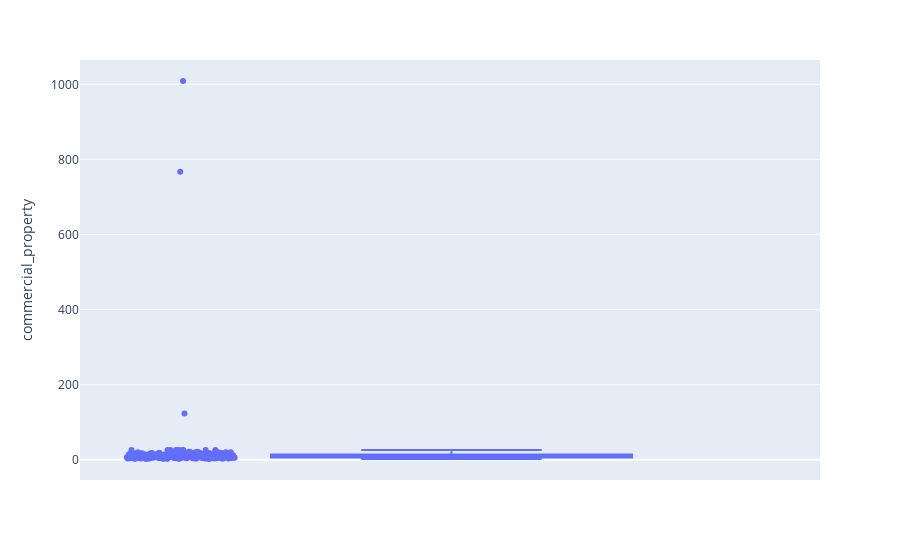

Notebook cell for this chart:
### Code cell
# Plot commercial_property
fig = px.box(stores, y="commercial_property", points='all')
fig.show()

### Figure 1 — Plotly figure (JSON) as saved in the notebook; plotly's stock layout.template omitted (floating-point values rounded to 4 significant figures; data arrays with more than 128 entries replaced by an {"elided": "..."} marker saying what was removed)
{"data": [{"alignmentgroup": "True", "boxpoints": "all", "hovertemplate": "commercial_property=%{y}<extra></extra>", "legendgroup": "", "marker": {"color": "#636efa"}, "name": "", "notched": false, "offsetgroup": "", "orientation": "v", "showlegend": false, "type": "box", "x0": " ", "xaxis": "x", "y": {"elided": "320 float values"}, "y0": " ", "yaxis": "y"}], "layout": {"boxmode": "group", "legend": {"tracegroupgap": 0}, "margin": {"t": 60}, "xaxis": {"anchor": "y", "domain": [0, 1]}, "yaxis": {"anchor": "x", "domain": [0, 1], "title": {"text": "commercial_property"}}}}
